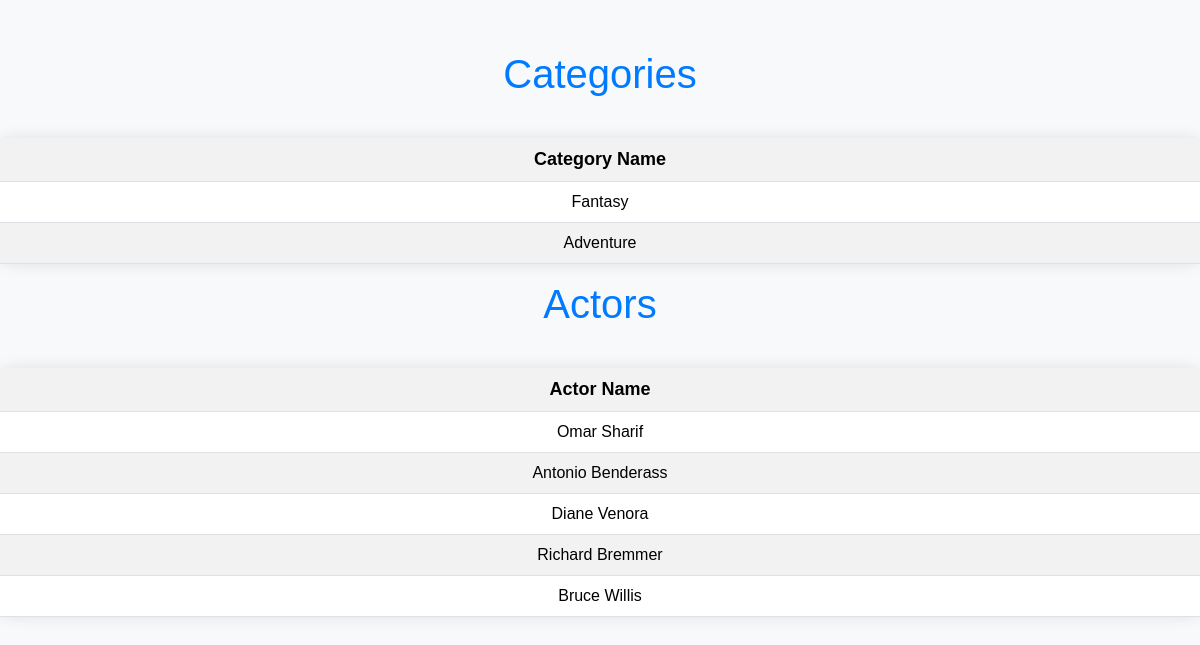
/admin/movieDetail.php?id=2 (signed in), run on the app's committed database.
### tables this page shows
CREATE TABLE `categories` (
  `CategoryID` int(11) NOT NULL,
  `CategoryName` varchar(20) NOT NULL
);

CREATE TABLE `actors` (
  `ActorID` int(11) NOT NULL,
  `ActorName` varchar(30) NOT NULL,
  `GenderID` int(11) NOT NULL,
  `NationalityID` int(11) NOT NULL
);

### admin/movieDetail.php (the view, shortened to what this page needs)
<!DOCTYPE html>
<html lang="en">
<head>
    <link href="https://cdn.jsdelivr.net/npm/bootstrap@5.3.3/dist/css/bootstrap.min.css" rel="stylesheet">
</head>
<body>
    <?php
    $id = $_GET["id"] ;
    ?>
    <h1 style="text-align:center">Categories</h1>
    <?php
    require_once("../connection.php");
    $sql = "SELECT categories.CategoryName
            FROM moviecategories
            JOIN categories ON categories.CategoryID=moviecategories.CategoryID
            WHERE moviecategories.MovieID=:id" ;
    $stmt = $pdo->prepare($sql);
    $stmt->bindParam(":id" ,$id);
    $stmt->execute();
    $categories = $stmt->fetchAll(PDO::FETCH_ASSOC);
    ?>
    <table class="table table-striped">
        <tr>
            <th>Category Name</th>
        </tr>
        <?php
        foreach($categories as $categorie){
            ?>
            <tr>
                <td><?php echo $categorie["CategoryName"] ?></td>
            </tr>
            <?php
        }
        ?>
    </table>
    <h1 style="text-align:center">Actors</h1>
    <?php
    require_once("../connection.php");
    $sql = "SELECT actors.ActorName
            FROM movieactors
            JOIN actors ON actors.ActorID=movieactors.ActorID
            WHERE movieactors.MovieID=:id" ;
    $stmt = $pdo->prepare($sql);
    $stmt->bindParam(":id" ,$id);
    $stmt->execute();
    $actors = $stmt->fetchAll(PDO::FETCH_ASSOC);
    ?>
    <table class="table table-striped">
        <tr>
            <th>Actor Name</th>
        </tr>
        <?php
        foreach($actors as $actor){
            ?>
            <tr>
                <td><?php echo $actor["ActorName"] ?></td>
            </tr>
            <?php
        }
        ?>
    </table>
</body>
</html>

### admin/movieDetail.php (style rules this page uses)
body { font-family: Arial, sans-serif; background-color: #f8f9fa; padding-top: 50px; }
h1 { text-align: center; color: #007bff; margin-bottom: 40px; }
table { width: 80%; margin: 0 auto; background-color: #fff; border-radius: 10px; box-shadow: 0 0 15px rgba(0, 0, 0, 0.1); }
th, td { padding: 15px; text-align: center; }
th { background-color: #007bff; color: white; font-size: 18px; }
td { background-color: #f8f9fa; font-size: 16px; color: #333; }
.table-striped tr:nth-child(odd) { background-color: #f1f1f1; }
.table-striped tr:nth-child(even) { background-color: #ffffff; }

### data on the page
categories: CategoryName "Fantasy"
categories: CategoryName "Adventure"
actors: ActorName "Omar Sharif"
actors: ActorName "Antonio Benderass"
actors: ActorName "Diane Venora"
actors: ActorName "Richard Bremmer"
actors: ActorName "Bruce Willis"
